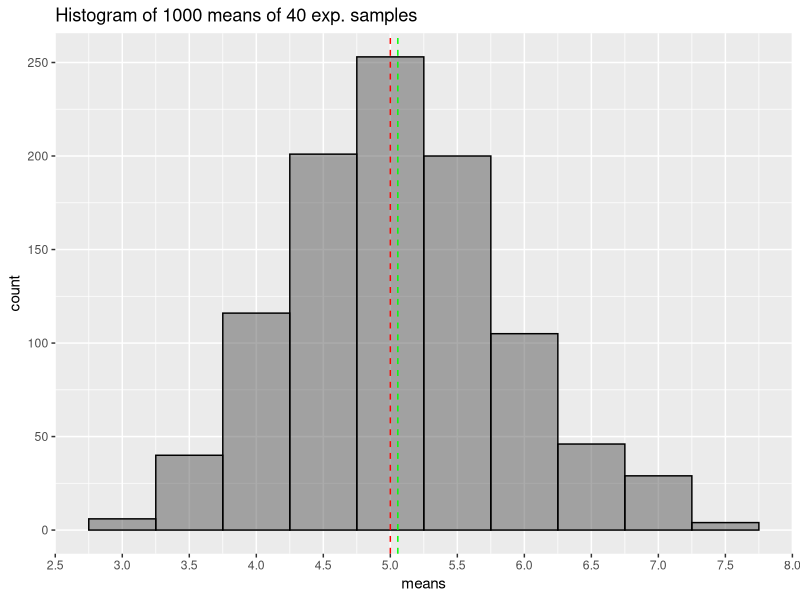
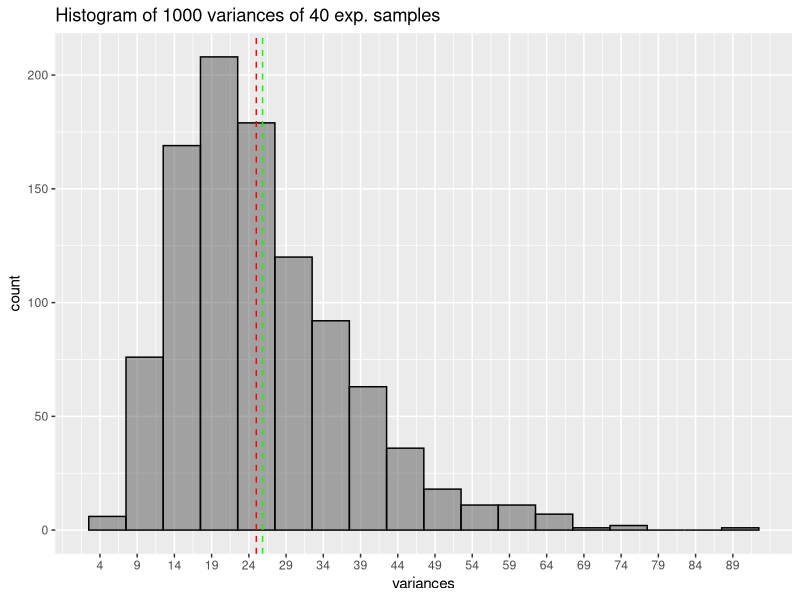
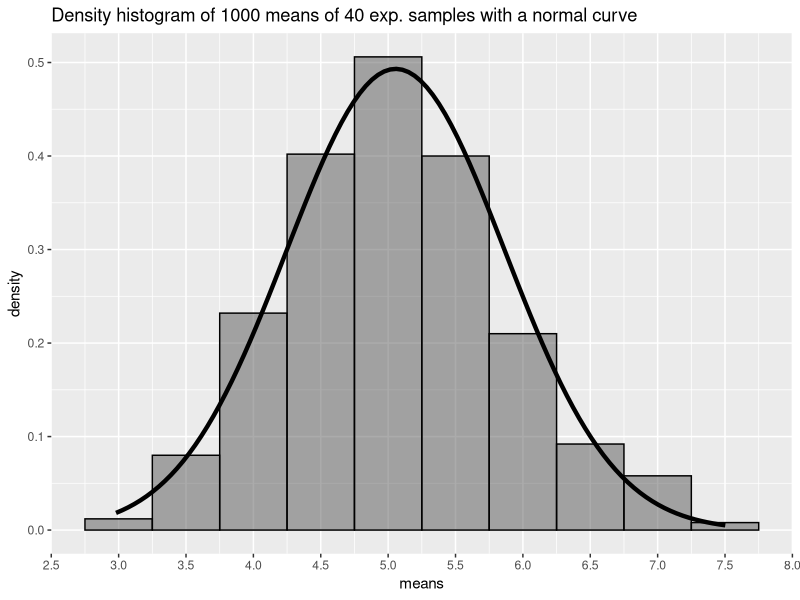

These charts were generated, in order, by the following R code:
## ---- chunk 1
# setup
library(ggplot2)
set.seed(1337)
lambda = 0.2 ; exp_mn = 1/lambda ; exp_sd = 1/lambda
nosim = 1000 ; noavg = 40
# simulations
sims = matrix(rexp(noavg*nosim, lambda), ncol=nosim)
# calc. statistics
mns = apply(sims, 2, mean)
sds = apply(sims, 2, sd)
# arrangement for display purposes
df = data.frame(means=mns, variances=sds^2)
## ---- chunk 2
print(c(mean(mns), mean(sims), exp_mn))
## ---- chunk 3
g = ggplot(df, aes(x = means)) + 
    geom_histogram(alpha = .50, binwidth=0.5, colour = "black" ) + 
    scale_x_continuous(breaks = round(seq(min(df$means)-1, max(df$means)+1, by = 0.5),1)) +
    labs(title = paste("Histogram of", nosim, "means of", noavg, "exp. samples")) +
    geom_vline(aes(xintercept=exp_mn), colour="red", linetype="dashed") +
    geom_vline(aes(xintercept=mean(mns)), colour="green", linetype="dashed")  
print(g)
## ---- chunk 4
print(c(sd(sds)^2, sd(sims)^2, (exp_sd)^2)) 
## ---- chunk 5
g = ggplot(df, aes(x = variances)) + 
    geom_histogram(alpha = .50, binwidth=5, colour = "black" ) + 
    scale_x_continuous(breaks = round(seq(round(min(df$variances))-1, 
       round(max(df$variances))+1, by = 5),1)) +
    labs(title = paste("Histogram of", nosim, "variances of", noavg, "exp. samples")) +
    geom_vline(aes(xintercept=exp_sd^2), colour="red", linetype="dashed") +
    geom_vline(aes(xintercept=mean(sds^2)), colour="green", linetype="dashed")  
print(g)
## ---- chunk 6
g = ggplot(df, aes(x = means)) + 
    geom_histogram(alpha = .50, binwidth=0.5, colour = "black", aes(y = ..density..)) + 
    scale_x_continuous(breaks = round(seq(min(df$means)-1, max(df$means)+1, by = 0.5),1)) +
    labs(title = paste("Density histogram of", nosim, "means of", 
        noavg, "exp. samples with a normal curve")) + 
    stat_function(fun = dnorm, size=1.5, args=list(mean=mean(mns), sd=sd(mns))) 
print(g)
## ---- chunk 7
Mu = mean(df$means)
Sd = sd(df$means)

for (X in c(1,2,3))
{
    print(length(df[df$means < Mu + X*Sd & df$means > Mu - X*Sd, "means"])/nosim)
}
